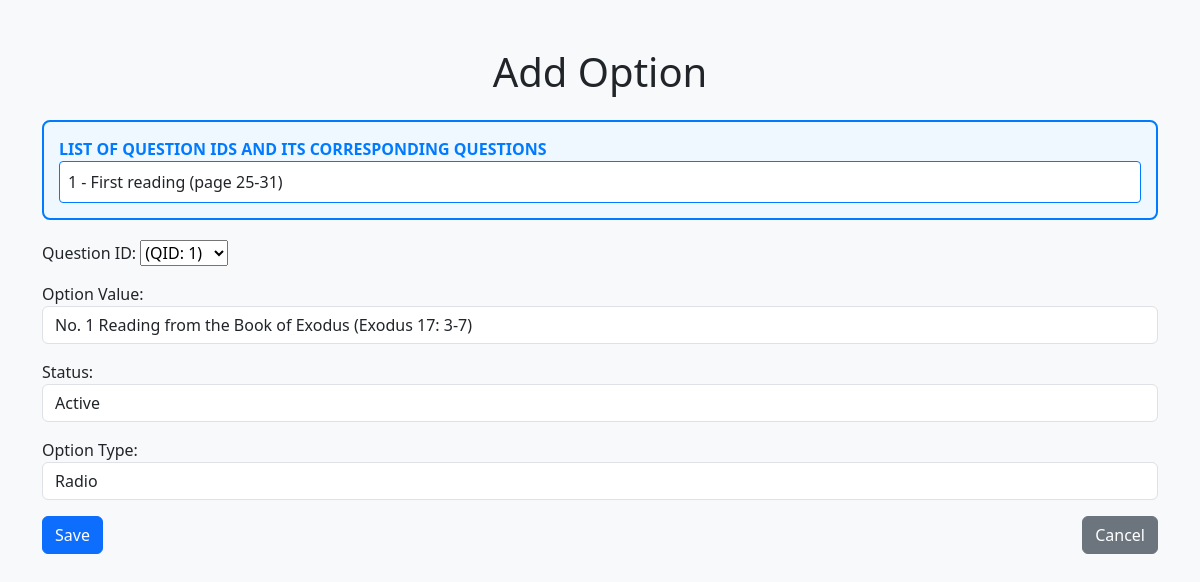
/baptism/options/edit/1/, run on the app's committed database.
### baptism/models.py (models this page shows, shortened)
class Question(models.Model):
    ANSWER_TYPE_CHOICES = [
        ('radio', 'Radio'),
        ('text', 'Text'),
        ('checkbox','Checkbox')
    ]
    STATUS_CHOICES = [
        ('active', 'Active'),
        ('inactive', 'Inactive'),
    ]
    COMPULSORY_CHOICES = [
        ('yes', 'Yes'),
        ('no', 'No'),
    ]
    CHOICES = [
        ('yes', 'Yes'),
        ('no', 'No'),
    ]
    SECTION_CHOICES = [
        ('READING DETAILS', 'READING DETAILS'),
        ('THE PRAYER OF THE ASSEMBLY','THE PRAYER OF THE ASSEMBLY'),
        ('SPECIAL SAINTS TO COMMEMORATE','SPECIAL SAINTS TO COMMEMORATE'),
        ('SONG SELECTION','SONG SELECTION'),
        ('REMARKS','REMARKS'),
        ('AUTHORIZATION','AUTHORIZATION'),
        ('FINANCIAL PARTICIPATION','FINANCIAL PARTICIPATION'),
    ]
    q_id = models.AutoField(primary_key=True)
    order_id = models.IntegerField(unique=True)
    question_text = models.CharField(max_length=255)
    section = models.CharField(max_length=50,choices=SECTION_CHOICES)
    answer_type = models.CharField(max_length=10, choices=ANSWER_TYPE_CHOICES)
    expand_question = models.CharField(max_length=3, choices=CHOICES)
    compulsary = models.CharField(max_length=3, choices=COMPULSORY_CHOICES)
    status = models.CharField(max_length=10, choices=STATUS_CHOICES)
    created_time = models.DateTimeField(default=now)
    def __str__(self):
        return f" (QID: {self.q_id})"

class Option(models.Model):
    STATUS_CHOICES = [
        ('Active', 'Active'),
        ('Inactive', 'Inactive'),
    ]
    TYPE_CHOICES = [
        ('Radio', 'Radio'),
        ('Text', 'Text'),
        ('Checkbox','Checkbox')
    ]
    option_id = models.AutoField(primary_key=True)
    q_id = models.ForeignKey(Question, on_delete=models.CASCADE, to_field='q_id', related_name='options')
    value = models.CharField(max_length=255)
    status = models.CharField(max_length=10, choices=STATUS_CHOICES, default='Active')
    type = models.CharField(max_length=10, choices=TYPE_CHOICES, default='Radio')
    created_time = models.DateTimeField(auto_now_add=True)

### baptism/views.py (the view)
# urls.py: path('options/edit/<int:pk>/', option_edit, name='option_edit'),
def option_edit(request, pk):
    option = get_object_or_404(Option, pk=pk)  # Retrieve the existing option record
    if request.method == 'POST':
        form = OptionForm(request.POST, instance=option)  # Bind form to the existing record
        if form.is_valid():
            form.save()  # Update the option record
            return redirect('option_list')  # Redirect to the list page after saving
    else:
        form = OptionForm(instance=option)  # Prepopulate form with existing option data
    questions = Question.objects.all()  # Get all questions
    return render(request, 'option_edit.html', {'form': form, 'questions': questions})

### baptism/forms.py
class OptionForm(forms.ModelForm):
    class Meta:
        model = Option
        fields = ['q_id', 'value', 'status', 'type']
        widgets = {
            'value': forms.TextInput(attrs={'class': 'form-control', 'placeholder': 'Enter option value'}),
            'status': forms.Select(attrs={'class': 'form-control'}),
            'type': forms.Select(attrs={'class': 'form-control'}),
        }
        labels = {
            'q_id': 'Question ID',
            'value': 'Option Value',
            'status': 'Status',
            'type': 'Option Type',
        }

### baptism/templates/option_edit.html (shortened to what this page needs)
<!DOCTYPE html>
<html lang="en">
<head>
    <link rel="stylesheet" href="https://cdn.jsdelivr.net/npm/bootstrap@5.3.0/dist/css/bootstrap.min.css">
</head>
<body class="bg-light">
    <div class="container mt-5">
        <h1 class="mb-4 text-center">Add Option</h1>
        <form method="post">
            <div class="highlight-section">
                <label for="q_id">LIST OF QUESTION IDS AND ITS CORRESPONDING QUESTIONS</label>
                <select class="form-control" id="q_id" name="q_id">
                    {% for question in questions %}
                        <option value="{{ question.q_id }}" data-question-text="{{ question.question_text }}">
                            {{ question.q_id }} - {{ question.question_text }}
                        </option>
                    {% endfor %}
                </select>
            </div>
            <div class="mb-3">
                {{ form.as_p }}
            </div>
            <div class="d-flex justify-content-between">
                <button type="submit" class="btn btn-primary">Save</button>
                <a href="{% url 'option_list' %}" class="btn btn-secondary">Cancel</a>
            </div>
        </form>
    </div>
</body>
</html>

### baptism/templates/option_edit.html (style rules this page uses)
.highlight-section { background-color: #f0f8ff; border: 2px solid #007bff; padding: 15px; margin-bottom: 20px; border-radius: 8px; }
.highlight-section label { font-weight: bold; color: #007bff; }
.highlight-section select { background-color: #ffffff; border: 1px solid #007bff; border-radius: 4px; padding: 8px; width: 100%; }

### data on the page
Question: q_id "(QID: 1)"
Option: value "No. 1 Reading from the Book of Exodus (Exodus 17: 3-7)", status "Active", type "Radio"

### other printed values
form field q_id "1 - First reading (page 25-31)"
